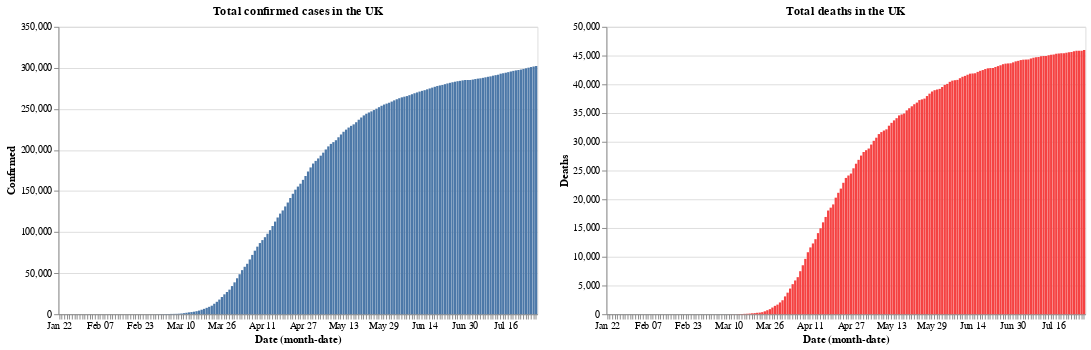

Here is the notebook cell this chart was saved with:
### Code cell
base.encode(y='Confirmed').properties(title='Total confirmed cases in the UK') | base.encode(y='Deaths', color=red).properties(title='Total deaths in the UK')

### Figure 1 — Vega-Lite specification as saved in the notebook (floating-point values rounded to 4 significant figures; data arrays with more than 128 entries replaced by an {"elided": "..."} marker saying what was removed)
{"config": {"view": {"continuousWidth": 400, "continuousHeight": 300}}, "hconcat": [{"mark": "bar", "encoding": {"x": {"type": "ordinal", "field": "Date", "timeUnit": "monthdate"}, "y": {"type": "quantitative", "field": "Confirmed"}}, "title": "Total confirmed cases in the UK", "width": 500}, {"mark": "bar", "encoding": {"color": {"value": "#f54242"}, "x": {"type": "ordinal", "field": "Date", "timeUnit": "monthdate"}, "y": {"type": "quantitative", "field": "Deaths"}}, "title": "Total deaths in the UK", "width": 500}], "data": {"name": "data-f34c0caed72346d5ff5ba29199f0ad7a"}, "$schema": "https://vega.github.io/schema/vega-lite/v4.8.1.json", "datasets": {"data-f34c0caed72346d5ff5ba29199f0ad7a": {"elided": "189 records"}}}
